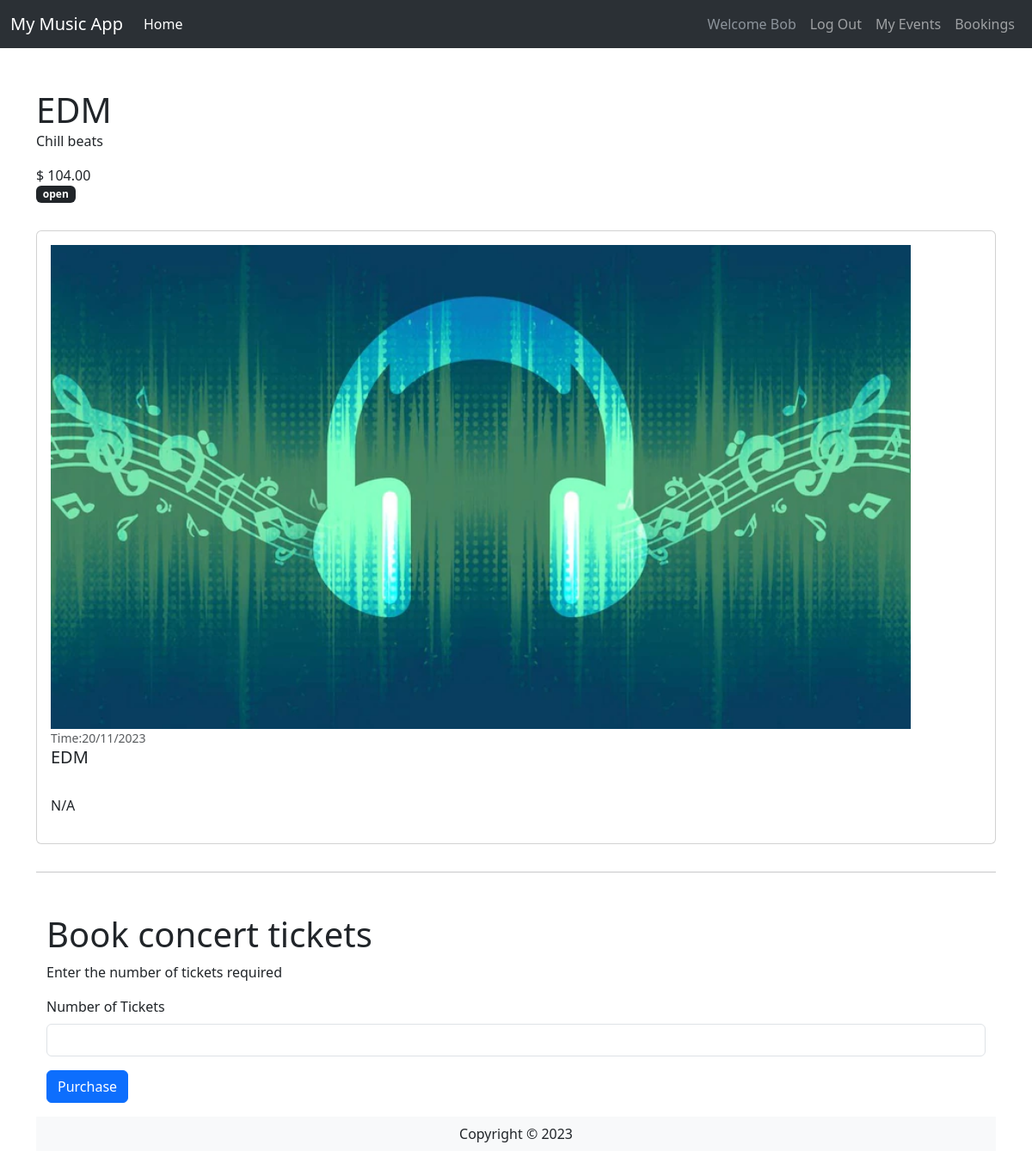
The page /bookings/3/ (signed in) on the database its author committed.
### website/models.py (models this page shows, shortened)
class User(db.Model,UserMixin):
    __tablename__ = 'User' # good practice to specify table name
    id = db.Column(db.Integer, primary_key=True)
    UserName = db.Column(db.String(100), index=True, unique=True, nullable=False)
    UserEmail = db.Column(db.String(100), index=True, nullable=False)
    UserPass_hash = db.Column(db.String(255), nullable=False)
    Phone_Num = db.Column(db.NUMERIC(20), nullable=False)
    Comments = db.relationship('Comment', backref='user')
    def __repr__(self):
        return f"Name: {self.UserName}"

class Concert(db.Model):
    __tablename__ = 'Event'
    id = db.Column(db.Integer, primary_key=True)
    EventName = db.Column(db.String(80))
    EventDesc = db.Column(db.String(200))
    EventImage = db.Column(db.String(400))
    EventDate = db.Column(db.String(100))
    EventLocation = db.Column(db.String(100))
    EventInfo = db.Column(db.String(200))
    EventPrice = db.Column(db.DECIMAL(9, 2))
    EventStatus = db.Column(db.String(20))
    EventTicketCount = db.Column(db.Integer)
    UserId = db.Column(db.Integer, db.ForeignKey('User.id'))
    userCreator = db.relationship('User', backref='events_created')
    EventTime = db.Column(db.String(100))
    Comments = db.relationship('Comment', backref='concert')

### website/bookings.py (the view)
@bookbp.route('/<id>/', methods=['GET', 'POST'])
@login_required
def book(id):
      concert = db.session.scalar(db.select(Concert).where(Concert.id==id))
      print(current_user)
      print(id)
      bform = BookingForm(event_id=id)
      if bform.validate_on_submit():
        booking = Booking(TicketQuantity=bform.TicketQuantity.data, UserID = current_user.id, EventID = id)
        db.session.add(booking)
        db.session.commit()
        print('Booking complete', 'success')
        return redirect(url_for('concert.show', id=id))
      return render_template('concerts/book.html', concert = concert, form = bform)

### website/forms.py (shortened to what this page needs)
class BookingForm(FlaskForm):
  TicketQuantity = IntegerField('Number of Tickets', validators=[InputRequired()])
  submit = SubmitField("Purchase")

### website/templates/concerts/book.html
{% extends 'base.html' %}
{% from 'bootstrap5/form.html' import render_form %}
{% block content %}
<div class="container">
    <div class="row mt-5 mb-3">
      <div class="col-md-12">
        <div class="float-left">
          <h1 class="mb-0">{{concert.EventName}}</h1>
          <p>{{concert.EventDesc}}</p>
        </div>
        <div class="float-right text-right">
          <p class="mb-0">$ {{concert.EventPrice}}</p>
          <span class="badge text-bg-dark">{{concert.EventStatus}}</span>
        </div>
      </div>
</div>
<div class="row">
    <div class="col-md-12">
    <div class="card my-3">
        <div class="card-body">
        <div class="media">
            <img
            class="align-self-start mr-3"
            src="{{ concert.EventImage }}"
            width="1000px"
            />
            <div class="media-body">
            <small class="font-weight-bold text-muted"
                >Time:{{concert.EventDate}}</small
            >
            <h5 class="mt-0">{{concert.EventName}}</h5>
            <p><br />{{concert.EventInfo}}</p>
            </div>
        </div>
        </div>
    </div>
    </div>
</div>
<hr />
<div class="container">
<div class="row mt-5">
    <div class="col-md-12">
    <h1>Book concert tickets</h1>
    <p>Enter the number of tickets required</p>
    {{render_form(form)}}
    </div>
</div>
</div>
{% endblock %}

### website/templates/base.html (shortened to what this page needs)
<html>
  <head>
    <link
      href="https://cdn.jsdelivr.net/npm/bootstrap@5.3.0-alpha3/dist/css/bootstrap.min.css"
      rel="stylesheet"
    />
  </head>
  <body>
    <headerclass="bg-light border-bottom">
      <nav
        data-bs-theme="dark"
        class="navbar bg-primary navbar-expand-lg bg-body-tertiary"
      >
        <div class="container-fluid">
          <a class="navbar-brand" href="/">My Music App</a>
          <div class="collapse navbar-collapse" id="navbarSupportedContent">
            <ul class="navbar-nav me-auto mb-2 mb-lg-0">
              <li class="nav-item">
                <a class="nav-link active" aria-current="page" href="/">Home</a>
              </li>
            </ul>
            <div class="navbar-nav ml-auto">
              {% if current_user.is_authenticated %}
              <a class="nav-item nav-link disabled text-muted" href="#"
                >Welcome {{current_user.UserName}}</a
              >
              <a class="nav-item nav-link" href="{{ url_for('auth.logout') }}"
                >Log Out</a
              >
              {% endif %}
              <a class="nav-item nav-link" href="{{ url_for('events.events') }}">My Events</a>
              <a class="nav-item nav-link" href="{{ url_for('userbooking.userbookings') }}">Bookings</a>
            </div>
          </div>
        </div>
      </nav>
    {% block content %} {% endblock %}
    <footer class="footer">
      <div class="text-center py-2 bg-light">
        <span class="text-dark">Copyright &copy; {{year}}</span>
      </div>
    </footer>
  </body>
</html>

### rows shown on the page
User: UserName "Bob"
Concert: EventName "EDM", EventDesc "Chill beats", EventPrice "104.00", EventStatus "open", EventImage (picture), EventDate "20/11/2023", EventInfo "N/A"
